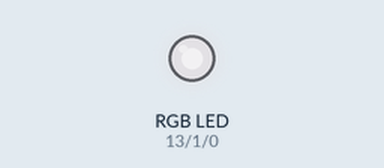
The sketch below on a simulated Arduino Uno, built with avr-gcc and run on an emulated ATmega328P. On the bench: an RGB LED mixed from three pins (HIGH = lit). Dim RGB values are drawn brighter than linear.

Above: at 0.1 s.
Timing chart, 0 to 1.6 s (numbered marks = the images above):
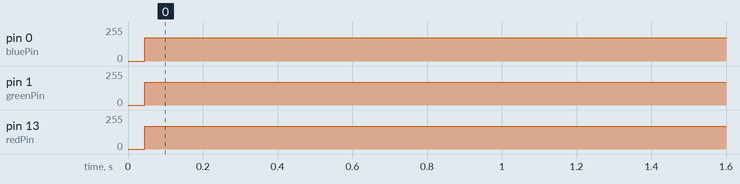

The sketch:

led_pwm_read_test2.ino
```cpp
/*
Adafruit Arduino - Lesson 3. RGB LED
*/
int redPin = 13;
int greenPin = 1;
int bluePin = 0;
//uncomment this line if using a Common Anode LED
#define COMMON_ANODE
void setup()
{
pinMode(redPin, OUTPUT);
pinMode(greenPin, OUTPUT);
pinMode(bluePin, OUTPUT);
}
void loop()
{
setColor(255,0,0);
delay(1);
setColor(0,255,0);
delay(1);
setColor(0,0,255);
delay(1);

}
void setColor(int red, int green, int blue)
{
#ifdef COMMON_ANODE
red = 255 - red;
green = 255 - green;
blue = 255 - blue;
#endif
analogWrite(redPin, red);
analogWrite(greenPin, green);
analogWrite(bluePin, blue);
}
```

Measured:
- by itself, pin 0 (bluePin): 0/255 → 174/255 at 0.05 s
- by itself, pin 1 (greenPin): 0/255 → 171/255 at 0.05 s
- by itself, pin 13 (redPin): 0/255 → 172/255 at 0.05 s
